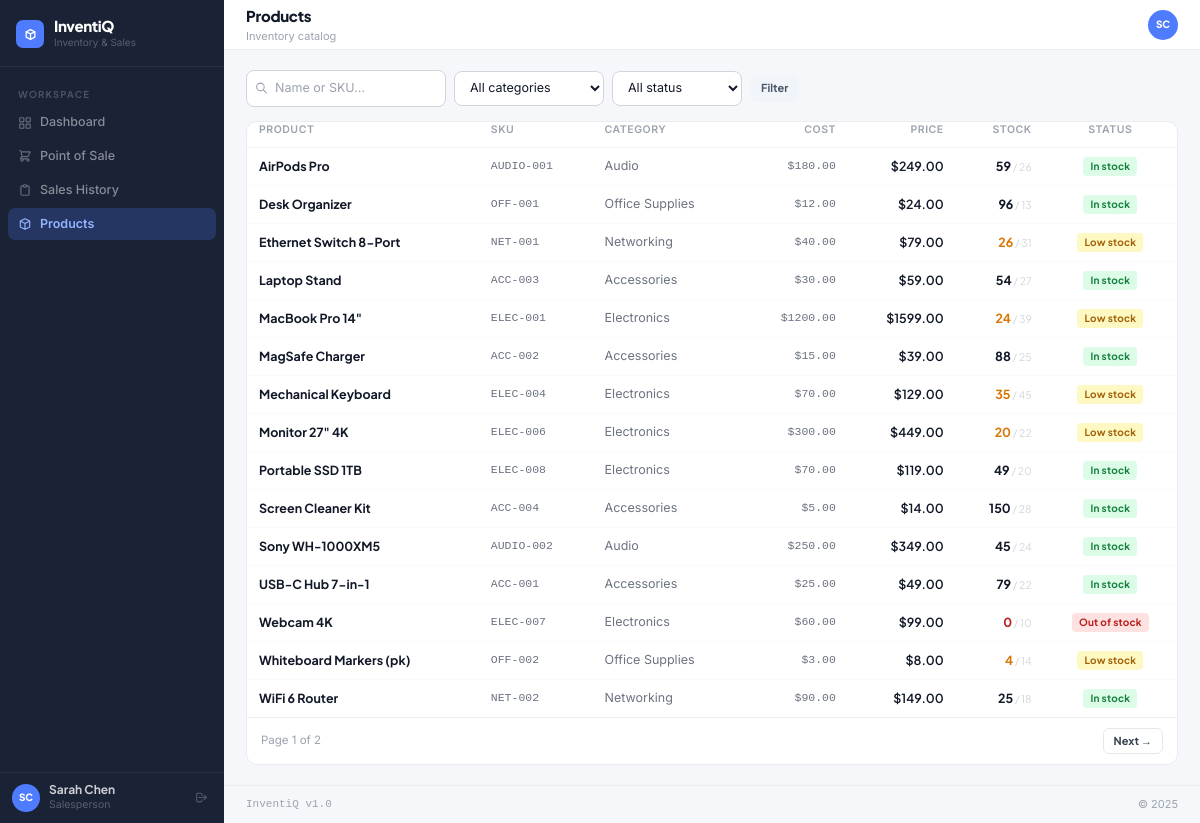
Page /inventory/ (signed in) on the committed database.
### accounts/models.py (models this page shows, shortened)
class User(AbstractUser):
    ROLE_CHOICES = [('manager', 'Manager'), ('salesperson', 'Salesperson')]
    role = models.CharField(max_length=20, choices=ROLE_CHOICES, default='salesperson')
    phone = models.CharField(max_length=20, blank=True)
    avatar_initials = models.CharField(max_length=3, blank=True)
    @property
    def is_manager(self):
        return self.role == 'manager'
    @property
    def full_name(self):
        return self.get_full_name() or self.username

### inventory/models.py (models this page shows, shortened)
class Product(models.Model):
    name = models.CharField(max_length=200)
    sku = models.CharField(max_length=50, unique=True)
    category = models.ForeignKey(Category, on_delete=models.SET_NULL, null=True, blank=True, related_name='products')
    description = models.TextField(blank=True)
    cost_price = models.DecimalField(max_digits=10, decimal_places=2, validators=[MinValueValidator(Decimal('0.01'))])
    selling_price = models.DecimalField(max_digits=10, decimal_places=2, validators=[MinValueValidator(Decimal('0.01'))])
    stock_quantity = models.PositiveIntegerField(default=0)
    reorder_threshold = models.PositiveIntegerField(default=10)
    ai_reorder_threshold = models.PositiveIntegerField(default=10)
    use_ai_threshold = models.BooleanField(default=True)
    is_active = models.BooleanField(default=True)
    created_at = models.DateTimeField(auto_now_add=True)
    updated_at = models.DateTimeField(auto_now=True)
    class Meta:
        ordering = ['name']
    @property
    def effective_threshold(self):
        return self.ai_reorder_threshold if self.use_ai_threshold else self.reorder_threshold
    @property
    def is_low_stock(self):
        return self.stock_quantity <= self.effective_threshold
    @property
    def is_out_of_stock(self):
        return self.stock_quantity == 0

class Category(models.Model):
    name = models.CharField(max_length=100, unique=True)
    description = models.TextField(blank=True)
    created_at = models.DateTimeField(auto_now_add=True)
    class Meta:
        verbose_name_plural = 'categories'
        ordering = ['name']

### inventory/views.py (the view)
# urls.py: path('', views.product_list, name='product_list'),
@login_required
def product_list(request):
    search = request.GET.get('search', '')
    category_id = request.GET.get('category', '')
    status = request.GET.get('status', '')
    products = Product.objects.select_related('category').filter(is_active=True)
    if search:
        products = products.filter(Q(name__icontains=search) | Q(sku__icontains=search))
    if category_id:
        products = products.filter(category_id=category_id)
    products = list(products)
    if status == 'low':
        products = [p for p in products if p.is_low_stock]
    elif status == 'out':
        products = [p for p in products if p.is_out_of_stock]
    categories = Category.objects.all()
    page = Paginator(products, 15).get_page(request.GET.get('page'))
    return render(request, 'inventory/product_list.html', {'products': page, 'categories': categories, 'search': search, 'category_id': category_id, 'status': status})

### templates/inventory/product_list.html (shortened to what this page needs)
{% extends "layouts/base.html" %}
{% block page_title %}Products{% endblock %}
{% block page_subtitle %}Inventory catalog{% endblock %}
{% block content %}
<div style="display:flex;justify-content:space-between;align-items:center;margin-bottom:14px;flex-wrap:wrap;gap:10px;">
  <form method="get" style="display:flex;align-items:center;gap:8px;flex-wrap:wrap;" role="search" aria-label="Filter products">
    <div style="position:relative;">
      <input type="search" name="search" value="{{ search }}" placeholder="Name or SKU…" class="field" style="padding-left:28px;width:200px;" aria-label="Search products">
    </div>
    <select name="category" class="field" style="width:150px;" aria-label="Filter by category">
      <option value="">All categories</option>
    </select>
    <select name="status" class="field" style="width:130px;" aria-label="Filter by status">
      <option value="">All status</option>
    </select>
    <button type="submit" class="btn btn-ghost btn-sm">Filter</button>
  </form>
</div>
<div class="card" style="padding:0;overflow:hidden;">
  <div style="overflow-x:auto;">
    <table class="tbl" aria-label="Product inventory">
      <thead><tr>
        <th scope="col">Product</th><th scope="col">SKU</th><th scope="col">Category</th>
        <th scope="col" style="text-align:right;">Cost</th><th scope="col" style="text-align:right;">Price</th>
        <th scope="col" style="text-align:right;">Stock</th><th scope="col" style="text-align:center;">Status</th>
      </tr></thead>
      <tbody>
        {% for product in products %}
        <tr>
          <td class="strong"><a href="{% url 'inventory:product_detail' product.pk %}" style="color:inherit;text-decoration:none;">{{ product.name }}</a></td>
          <td class="mn">{{ product.sku }}</td>
          <td>{{ product.category.name|default:"—" }}</td>
          <td class="mn" style="text-align:right;">${{ product.cost_price }}</td>
          <td style="text-align:right;font-family:'Plus Jakarta Sans',sans-serif;font-weight:600;color:#111827;">${{ product.selling_price }}</td>
          <td style="text-align:right;font-family:'Plus Jakarta Sans',sans-serif;font-weight:700;{% if product.is_out_of_stock %}color:#b91c1c;{% elif product.is_low_stock %}color:#d97706;{% else %}color:#111827;{% endif %}">
            {{ product.stock_quantity }}<span style="font-size:10.5px;color:#d1d5db;font-weight:400;"> / {{ product.effective_threshold }}</span>
          </td>
          <td style="text-align:center;">
            {% if product.is_out_of_stock %}<span class="badge badge-red">Out of stock</span>
            {% elif product.is_low_stock %}<span class="badge badge-amber">Low stock</span>
            {% else %}<span class="badge badge-green">In stock</span>{% endif %}
          </td>
        </tr>
        {% empty %}<tr><td colspan="8" style="text-align:center;padding:40px;color:#9ca3af;">No products found. {% if user.is_manager %}<a href="{% url 'inventory:product_create' %}" style="color:#4F7CFF;">Add one →</a>{% endif %}</td></tr>{% endfor %}
      </tbody>
    </table>
  </div>
  {% if products.has_other_pages %}
  <nav style="padding:10px 14px;border-top:1px solid #eaecf0;display:flex;justify-content:space-between;align-items:center;" aria-label="Pagination">
    <p style="font-size:11.5px;color:#9ca3af;font-family:'Inter',sans-serif;">Page {{ products.number }} of {{ products.paginator.num_pages }}</p>
    <div style="display:flex;gap:6px;">
      {% if products.has_next %}<a href="?page={{ products.next_page_number }}&search={{ search }}&category={{ category_id }}&status={{ status }}" class="btn btn-secondary btn-sm">Next →</a>{% endif %}
    </div>
  </nav>
  {% endif %}
</div>
{% endblock %}

### templates/layouts/base.html (shortened to what this page needs)
<!DOCTYPE html>
<html lang="en">
<head>
    <script src="https://cdn.tailwindcss.com"></script>
</head>
<body>
{% if user.is_authenticated %}
<div style="display:flex;min-height:100vh;">
    <aside class="sidebar" id="sidebar" aria-label="Main navigation">
        <div class="sidebar-logo">
            <div class="sidebar-icon" aria-hidden="true">
                <svg fill="none" stroke="#fff" viewBox="0 0 24 24" stroke-width="2.5">
                    <path stroke-linecap="round" stroke-linejoin="round" d="M20 7l-8-4-8 4m16 0l-8 4m8-4v10l-8 4m0-10L4 7m8 4v10M4 7v10l8 4"/>
                </svg>
            </div>
            <div>
                <div class="sidebar-brand">InventiQ</div>
                <div class="sidebar-tagline">Inventory & Sales</div>
            </div>
        </div>
        <nav class="sidebar-nav" aria-label="Primary navigation">
            <div class="nav-section">Workspace</div>
            <a href="{% url 'dashboard:index' %}" class="nav-item {% if request.resolver_match.app_name == 'dashboard' %}active{% endif %}" aria-current="{% if request.resolver_match.app_name == 'dashboard' %}page{% endif %}">
                <svg fill="none" stroke="currentColor" viewBox="0 0 24 24" stroke-width="2" aria-hidden="true"><rect x="3" y="3" width="7" height="7" rx="1"/><rect x="14" y="3" width="7" height="7" rx="1"/><rect x="14" y="14" width="7" height="7" rx="1"/><rect x="3" y="14" width="7" height="7" rx="1"/></svg>
                Dashboard
            </a>
            <a href="{% url 'sales:pos' %}" class="nav-item {% if request.resolver_match.view_name == 'sales:pos' %}active{% endif %}" aria-current="{% if request.resolver_match.view_name == 'sales:pos' %}page{% endif %}">
                <svg fill="none" stroke="currentColor" viewBox="0 0 24 24" stroke-width="2" aria-hidden="true"><path stroke-linecap="round" stroke-linejoin="round" d="M3 3h2l.4 2M7 13h10l4-8H5.4M7 13L5.4 5M7 13l-2.293 2.293c-.63.63-.184 1.707.707 1.707H17m0 0a2 2 0 100 4 2 2 0 000-4zm-8 2a2 2 0 11-4 0 2 2 0 014 0z"/></svg>
                Point of Sale
            </a>
            <a href="{% url 'sales:sale_list' %}" class="nav-item {% if request.resolver_match.app_name == 'sales' and request.resolver_match.view_name != 'sales:pos' %}active{% endif %}">
                <svg fill="none" stroke="currentColor" viewBox="0 0 24 24" stroke-width="2" aria-hidden="true"><path stroke-linecap="round" stroke-linejoin="round" d="M9 5H7a2 2 0 00-2 2v12a2 2 0 002 2h10a2 2 0 002-2V7a2 2 0 00-2-2h-2M9 5a2 2 0 002 2h2a2 2 0 002-2M9 5a2 2 0 012-2h2a2 2 0 012 2"/></svg>
                Sales History
            </a>
            <a href="{% url 'inventory:product_list' %}" class="nav-item {% if request.resolver_match.app_name == 'inventory' %}active{% endif %}">
                <svg fill="none" stroke="currentColor" viewBox="0 0 24 24" stroke-width="2" aria-hidden="true"><path stroke-linecap="round" stroke-linejoin="round" d="M20 7l-8-4-8 4m16 0l-8 4m8-4v10l-8 4m0-10L4 7m8 4v10M4 7v10l8 4"/></svg>
                Products
            </a>
        </nav>
        <div class="sidebar-footer">
            <div class="sidebar-user">
                <div class="user-avatar" aria-hidden="true">{{ user.avatar_initials|default:user.username|slice:":2"|upper }}</div>
                <div style="flex:1;min-width:0;">
                    <div class="user-name">{{ user.full_name }}</div>
                    <div class="user-role">{{ user.role|capfirst }}</div>
                </div>
                <a href="{% url 'accounts:logout' %}" style="color:rgba(255,255,255,.25);display:flex;align-items:center;padding:4px;border-radius:5px;transition:color .14s;" aria-label="Sign out">
                    <svg width="13" height="13" fill="none" stroke="currentColor" viewBox="0 0 24 24" stroke-width="2" aria-hidden="true"><path stroke-linecap="round" stroke-linejoin="round" d="M17 16l4-4m0 0l-4-4m4 4H7m6 4v1a3 3 0 01-3 3H6a3 3 0 01-3-3V7a3 3 0 013-3h4a3 3 0 013 3v1"/></svg>
                </a>
            </div>
        </div>
    </aside>
    <div style="flex:1;margin-left:224px;display:flex;flex-direction:column;min-height:100vh;">
        <header class="topbar" role="banner">
            <div style="display:flex;align-items:center;gap:12px;">
                <div>
                    <div class="page-title">{% block page_title %}Dashboard{% endblock %}</div>
                    <div class="page-sub">{% block page_subtitle %}{% endblock %}</div>
                </div>
            </div>
            <div style="display:flex;align-items:center;gap:8px;">
                <a href="{% url 'accounts:profile' %}" style="width:30px;height:30px;border-radius:50%;background:#4F7CFF;display:flex;align-items:center;justify-content:center;font-family:'Plus Jakarta Sans',sans-serif;font-size:10px;font-weight:800;color:#fff;text-decoration:none;" aria-label="Your profile">
                    {{ user.avatar_initials|default:user.username|slice:":2"|upper }}
                </a>
            </div>
        </header>
        <main id="main-content" class="page-enter" style="flex:1;padding:20px 22px;" tabindex="-1">
            {% block content %}{% endblock %}
        </main>
        <footer style="padding:10px 22px;border-top:1px solid #eaecf0;display:flex;justify-content:space-between;font-size:11px;color:#9ca3af;" role="contentinfo">
            <span style="font-family:ui-monospace,monospace;">InventiQ v1.0</span>
            <span>© 2025</span>
        </footer>
    </div>
</div>
{% endif %}
</body>
</html>

### rows in the picture
User: avatar_initials "SC", full_name "Sarah Chen", role "Salesperson"
Product: name "AirPods Pro", sku "AUDIO-001", category.name "Audio", cost_price "180.00", selling_price "249.00", stock_quantity "59", effective_threshold "26", shows "In stock"
Product: name "Desk Organizer", sku "OFF-001", category.name "Office Supplies", cost_price "12.00", selling_price "24.00", stock_quantity "96", effective_threshold "13", shows "In stock"
Product: name "Ethernet Switch 8-Port", sku "NET-001", category.name "Networking", cost_price "40.00", selling_price "79.00", stock_quantity "26", effective_threshold "31", shows "Low stock"
Product: name "Laptop Stand", sku "ACC-003", category.name "Accessories", cost_price "30.00", selling_price "59.00", stock_quantity "54", effective_threshold "27", shows "In stock"
Product: name "MacBook Pro 14\"", sku "ELEC-001", category.name "Electronics", cost_price "1200.00", selling_price "1599.00", stock_quantity "24", effective_threshold "39", shows "Low stock"
Product: name "MagSafe Charger", sku "ACC-002", category.name "Accessories", cost_price "15.00", selling_price "39.00", stock_quantity "88", effective_threshold "25", shows "In stock"
Product: name "Mechanical Keyboard", sku "ELEC-004", category.name "Electronics", cost_price "70.00", selling_price "129.00", stock_quantity "35", effective_threshold "45", shows "Low stock"
Product: name "Monitor 27\" 4K", sku "ELEC-006", category.name "Electronics", cost_price "300.00", selling_price "449.00", stock_quantity "20", effective_threshold "22", shows "Low stock"
Product: name "Portable SSD 1TB", sku "ELEC-008", category.name "Electronics", cost_price "70.00", selling_price "119.00", stock_quantity "49", effective_threshold "20", shows "In stock"
Product: name "Screen Cleaner Kit", sku "ACC-004", category.name "Accessories", cost_price "5.00", selling_price "14.00", stock_quantity "150", effective_threshold "28", shows "In stock"
Product: name "Sony WH-1000XM5", sku "AUDIO-002", category.name "Audio", cost_price "250.00", selling_price "349.00", stock_quantity "45", effective_threshold "24", shows "In stock"
Product: name "USB-C Hub 7-in-1", sku "ACC-001", category.name "Accessories", cost_price "25.00", selling_price "49.00", stock_quantity "79", effective_threshold "22", shows "In stock"
Product: name "Webcam 4K", sku "ELEC-007", category.name "Electronics", cost_price "60.00", selling_price "99.00", stock_quantity "0", effective_threshold "10", shows "Out of stock"
Product: name "Whiteboard Markers (pk)", sku "OFF-002", category.name "Office Supplies", cost_price "3.00", selling_price "8.00", stock_quantity "4", effective_threshold "14", shows "Low stock"
Product: name "WiFi 6 Router", sku "NET-002", category.name "Networking", cost_price "90.00", selling_price "149.00", stock_quantity "25", effective_threshold "18", shows "In stock"

### other values in the picture
{{ products.number }} "1"
{{ products.paginator.num_pages }} "2"
